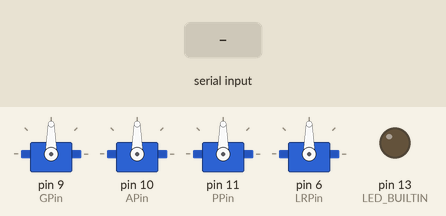
Simulated run of this sketch. Board: Arduino Uno, built with avr-gcc and run on an emulated ATmega328P. Shown: 4 × servo, output pins drawn as LEDs (lit = HIGH). Inputs (shaded band) come from the test bench.

Above: at 2.4 s.
2.5 s: "90,45,200:" received over Serial
At 5.2 s:
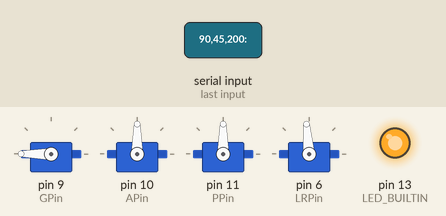
5.5 s: "30,150,10:" received over Serial
At 8.1 s:
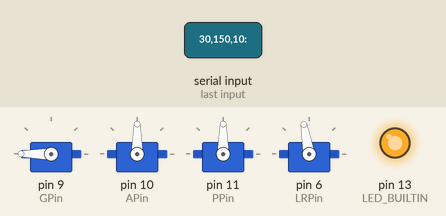
8.5 s: "1:" received over Serial
At 11.2 s:
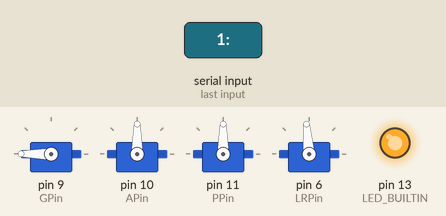
11.5 s: "90,45:" received over Serial
At 13.8 s:
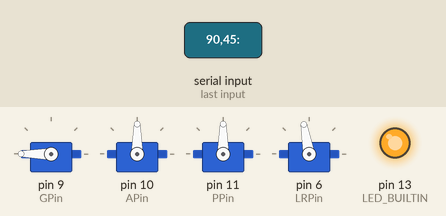
Timing chart, 0 to 15.3 s (numbered marks = the images above; inputs shaded):
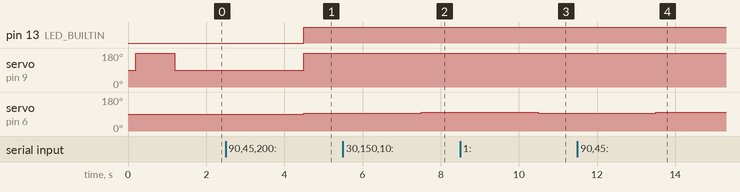

The sketch:

RoboticArm.ino
```cpp
#include <Servo.h>

Servo GripServo;
Servo AngleServo;
Servo PanServo;
Servo LRServo;

int speed = 5;

int GPin = 9;
int APin = 10;
int PPin = 11;
int LRPin = 6;

// int AVal;  // We Dont actually need AVal, as the value of the AngleServo Should match the value of the PanServo, for the claw to remain parrallel to the base.
int PVal=90;
int LRVal=90;

int LR = 0; // = -1,0,1
int Pan = 0; // = -1,0,1
int Grip = 0; // = 0,1

void setup() {
  // initializing the serial connection
  Serial.begin(115200);
  // attaching all the servos
  GripServo.attach(GPin);
  AngleServo.attach(APin);
  PanServo.attach(PPin);
  LRServo.attach(LRPin);

  LRServo.write(LRVal);
  delay(200);
  PanServo.write(PVal);
  AngleServo.write(PVal);


  GripServo.write(180);

  delay(1000);
  GripServo.write(90);
}

void loop() {

  pinMode(13, OUTPUT);

  while(Serial.available() == 0){
  }

  LR = Serial.readStringUntil(':').toInt();
  Pan = Serial.readStringUntil(':').toInt();
  Grip = Serial.readStringUntil('\r').toInt();

  if(LR != 0){
      if(LR == 1){
        LRVal = LRVal - speed;
      }
      else LRVal = LRVal + speed;
      LRVal = constrain(LRVal,0,180);
      LRServo.write(LRVal);
  }
  if(Pan != 0){
    if(Pan == 1){
        PVal = PVal - speed;
      }
      else PVal = PVal + speed;
    PVal = constrain(PVal,0,180);
    PanServo.write(PVal);
    AngleServo.write(PVal);
  }
  if(Grip == 0){
  GripServo.write(180);
  digitalWrite(LED_BUILTIN, HIGH);
  }
  if(Grip == 1){
    digitalWrite(LED_BUILTIN, LOW);
    GripServo.write(90);
  }
}
```

Measured:
- after the input at 2.5 s, pin 13 (LED_BUILTIN): LOW → HIGH after 2.0 s; servo on pin 9 (GPin): 90° → 180° after 2.0 s; servo on pin 6 (LRPin): 90° → 95° after 2.0 s
- after the input at 5.5 s, servo on pin 6 (LRPin): 95° → 100° after 2.0 s
- after the input at 8.5 s, servo on pin 6 (LRPin): 100° → 95° after 2.0 s
- after the input at 11.5 s, servo on pin 6 (LRPin): 95° → 100° after 2.0 s
